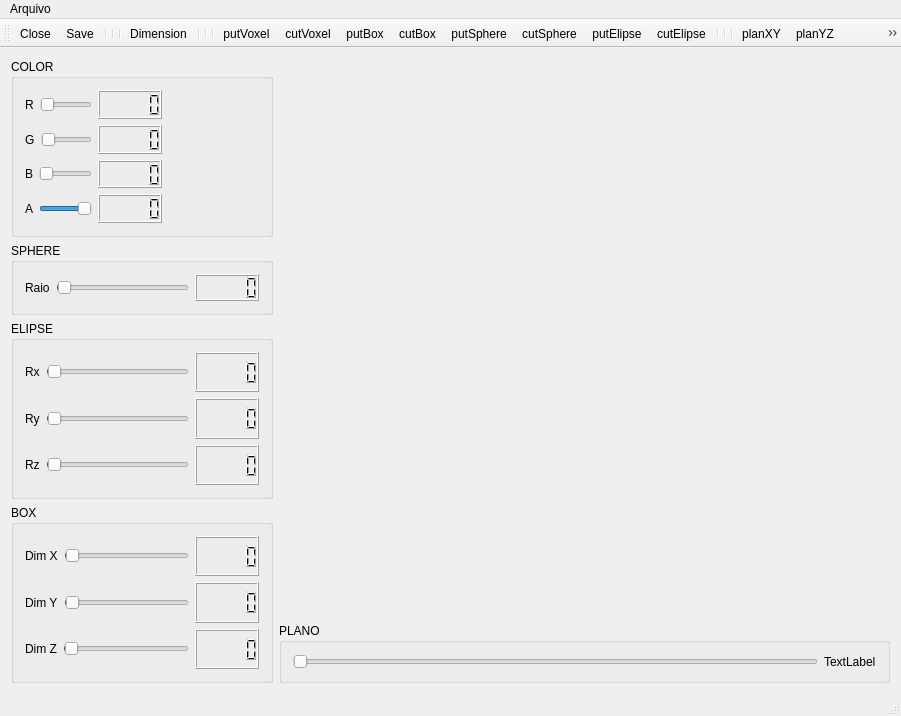
<?xml version="1.0" encoding="UTF-8"?>
<ui version="4.0">
 <class>MainWindow</class>
 <widget class="QMainWindow" name="MainWindow">
  <property name="geometry">
   <rect>
    <x>0</x>
    <y>0</y>
    <width>901</width>
    <height>716</height>
   </rect>
  </property>
  <property name="windowTitle">
   <string>MainWindow</string>
  </property>
  <widget class="QWidget" name="centralWidget">
   <layout class="QHBoxLayout" name="horizontalLayout_15" stretch="30,70">
    <item>
     <layout class="QVBoxLayout" name="verticalLayout_5" stretch="25,10,25,25">
      <item>
       <widget class="QGroupBox" name="Cores">
        <property name="title">
         <string>COLOR</string>
        </property>
        <layout class="QVBoxLayout" name="verticalLayout_2">
         <item>
          <layout class="QHBoxLayout" name="horizontalLayout_5" stretch="60,40">
           <item>
            <layout class="QVBoxLayout" name="verticalLayout">
             <item>
              <layout class="QHBoxLayout" name="horizontalLayout_2">
               <item>
                <widget class="QLabel" name="color_R">
                 <property name="text">
                  <string>R</string>
                 </property>
                </widget>
               </item>
               <item>
                <widget class="QSlider" name="horizontalSlider_R">
                 <property name="maximum">
                  <number>255</number>
                 </property>
                 <property name="orientation">
                  <enum>Qt::Horizontal</enum>
                 </property>
                </widget>
               </item>
               <item>
                <widget class="QLCDNumber" name="lcdNumber_R"/>
               </item>
              </layout>
             </item>
             <item>
              <layout class="QHBoxLayout" name="horizontalLayout_3">
               <item>
                <widget class="QLabel" name="color_G">
                 <property name="text">
                  <string>G</string>
                 </property>
                </widget>
               </item>
               <item>
                <widget class="QSlider" name="horizontalSlider_G">
                 <property name="maximum">
                  <number>255</number>
                 </property>
                 <property name="orientation">
                  <enum>Qt::Horizontal</enum>
                 </property>
                </widget>
               </item>
               <item>
                <widget class="QLCDNumber" name="lcdNumber_G"/>
               </item>
              </layout>
             </item>
             <item>
              <layout class="QHBoxLayout" name="horizontalLayout_4">
               <item>
                <widget class="QLabel" name="color_B">
                 <property name="text">
                  <string>B</string>
                 </property>
                </widget>
               </item>
               <item>
                <widget class="QSlider" name="horizontalSlider_B">
                 <property name="maximum">
                  <number>255</number>
                 </property>
                 <property name="orientation">
                  <enum>Qt::Horizontal</enum>
                 </property>
                </widget>
               </item>
               <item>
                <widget class="QLCDNumber" name="lcdNumber_B"/>
               </item>
              </layout>
             </item>
             <item>
              <layout class="QHBoxLayout" name="horizontalLayout">
               <item>
                <widget class="QLabel" name="transparencia">
                 <property name="text">
                  <string>A</string>
                 </property>
                </widget>
               </item>
               <item>
                <widget class="QSlider" name="horizontalSlider_transparencia">
                 <property name="maximum">
                  <number>255</number>
                 </property>
                 <property name="sliderPosition">
                  <number>255</number>
                 </property>
                 <property name="orientation">
                  <enum>Qt::Horizontal</enum>
                 </property>
                </widget>
               </item>
               <item>
                <widget class="QLCDNumber" name="lcdNumber_transparencia"/>
               </item>
              </layout>
             </item>
            </layout>
           </item>
           <item>
            <widget class="Plotter" name="widgetColor" native="true"/>
           </item>
          </layout>
         </item>
        </layout>
       </widget>
      </item>
      <item>
       <widget class="QGroupBox" name="Sphere">
        <property name="title">
         <string>SPHERE</string>
        </property>
        <layout class="QHBoxLayout" name="horizontalLayout_13">
         <item>
          <layout class="QHBoxLayout" name="horizontalLayout_6">
           <item>
            <widget class="QLabel" name="label">
             <property name="text">
              <string>Raio</string>
             </property>
            </widget>
           </item>
           <item>
            <widget class="QSlider" name="horizontalSlider_Raio">
             <property name="sliderPosition">
              <number>1</number>
             </property>
             <property name="orientation">
              <enum>Qt::Horizontal</enum>
             </property>
            </widget>
           </item>
           <item>
            <widget class="QLCDNumber" name="lcdNumber_Raio"/>
           </item>
          </layout>
         </item>
        </layout>
       </widget>
      </item>
      <item>
       <widget class="QGroupBox" name="Elipe">
        <property name="title">
         <string>ELIPSE</string>
        </property>
        <layout class="QVBoxLayout" name="verticalLayout_3">
         <item>
          <layout class="QHBoxLayout" name="horizontalLayout_7">
           <item>
            <widget class="QLabel" name="label_2">
             <property name="text">
              <string>Rx</string>
             </property>
            </widget>
           </item>
           <item>
            <widget class="QSlider" name="horizontalSlider_Rx">
             <property name="sliderPosition">
              <number>1</number>
             </property>
             <property name="orientation">
              <enum>Qt::Horizontal</enum>
             </property>
            </widget>
           </item>
           <item>
            <widget class="QLCDNumber" name="lcdNumber_Rx">
             <property name="minimumSize">
              <size>
               <width>64</width>
               <height>0</height>
              </size>
             </property>
             <property name="midLineWidth">
              <number>0</number>
             </property>
             <property name="smallDecimalPoint">
              <bool>false</bool>
             </property>
             <property name="digitCount">
              <number>5</number>
             </property>
             <property name="mode">
              <enum>QLCDNumber::Dec</enum>
             </property>
             <property name="value" stdset="0">
              <double>0.000000000000000</double>
             </property>
             <property name="intValue" stdset="0">
              <number>0</number>
             </property>
            </widget>
           </item>
          </layout>
         </item>
         <item>
          <layout class="QHBoxLayout" name="horizontalLayout_8">
           <item>
            <widget class="QLabel" name="label_3">
             <property name="text">
              <string>Ry</string>
             </property>
            </widget>
           </item>
           <item>
            <widget class="QSlider" name="horizontalSlider_Ry">
             <property name="sliderPosition">
              <number>1</number>
             </property>
             <property name="orientation">
              <enum>Qt::Horizontal</enum>
             </property>
            </widget>
           </item>
           <item>
            <widget class="QLCDNumber" name="lcdNumber_Ry"/>
           </item>
          </layout>
         </item>
         <item>
          <layout class="QHBoxLayout" name="horizontalLayout_9">
           <item>
            <widget class="QLabel" name="label_4">
             <property name="text">
              <string>Rz</string>
             </property>
            </widget>
           </item>
           <item>
            <widget class="QSlider" name="horizontalSlider_Rz">
             <property name="value">
              <number>1</number>
             </property>
             <property name="sliderPosition">
              <number>1</number>
             </property>
             <property name="orientation">
              <enum>Qt::Horizontal</enum>
             </property>
            </widget>
           </item>
           <item>
            <widget class="QLCDNumber" name="lcdNumber_Rz"/>
           </item>
          </layout>
         </item>
        </layout>
       </widget>
      </item>
      <item>
       <widget class="QGroupBox" name="Box">
        <property name="title">
         <string>BOX</string>
        </property>
        <layout class="QVBoxLayout" name="verticalLayout_4">
         <item>
          <layout class="QHBoxLayout" name="horizontalLayout_10">
           <item>
            <widget class="QLabel" name="label_5">
             <property name="text">
              <string>Dim X</string>
             </property>
            </widget>
           </item>
           <item>
            <widget class="QSlider" name="horizontalSlider_Dimx">
             <property name="sliderPosition">
              <number>1</number>
             </property>
             <property name="orientation">
              <enum>Qt::Horizontal</enum>
             </property>
            </widget>
           </item>
           <item>
            <widget class="QLCDNumber" name="lcdNumber_Dimx"/>
           </item>
          </layout>
         </item>
         <item>
          <layout class="QHBoxLayout" name="horizontalLayout_11">
           <item>
            <widget class="QLabel" name="label_6">
             <property name="text">
              <string>Dim Y</string>
             </property>
            </widget>
           </item>
           <item>
            <widget class="QSlider" name="horizontalSlider_Dimy">
             <property name="sliderPosition">
              <number>1</number>
             </property>
             <property name="orientation">
              <enum>Qt::Horizontal</enum>
             </property>
            </widget>
           </item>
           <item>
            <widget class="QLCDNumber" name="lcdNumber_Dimy"/>
           </item>
          </layout>
         </item>
         <item>
          <layout class="QHBoxLayout" name="horizontalLayout_12">
           <item>
            <widget class="QLabel" name="label_7">
             <property name="text">
              <string>Dim Z</string>
             </property>
            </widget>
           </item>
           <item>
            <widget class="QSlider" name="horizontalSlider_Dimz">
             <property name="sliderPosition">
              <number>1</number>
             </property>
             <property name="orientation">
              <enum>Qt::Horizontal</enum>
             </property>
            </widget>
           </item>
           <item>
            <widget class="QLCDNumber" name="lcdNumber_Dimz"/>
           </item>
          </layout>
         </item>
        </layout>
       </widget>
      </item>
     </layout>
    </item>
    <item>
     <layout class="QVBoxLayout" name="verticalLayout_6" stretch="98,1,1">
      <item>
       <widget class="PlotterMatriz" name="widgetPloterMatriz" native="true">
        <property name="layoutDirection">
         <enum>Qt::LeftToRight</enum>
        </property>
       </widget>
      </item>
      <item>
       <spacer name="verticalSpacer">
        <property name="orientation">
         <enum>Qt::Vertical</enum>
        </property>
        <property name="sizeHint" stdset="0">
         <size>
          <width>20</width>
          <height>40</height>
         </size>
        </property>
       </spacer>
      </item>
      <item>
       <widget class="QGroupBox" name="groupBox">
        <property name="title">
         <string>PLANO</string>
        </property>
        <layout class="QHBoxLayout" name="horizontalLayout_14">
         <item>
          <widget class="QSlider" name="horizontalSliderPlano">
           <property name="maximum">
            <number>100</number>
           </property>
           <property name="value">
            <number>0</number>
           </property>
           <property name="sliderPosition">
            <number>0</number>
           </property>
           <property name="orientation">
            <enum>Qt::Horizontal</enum>
           </property>
          </widget>
         </item>
         <item>
          <widget class="QLabel" name="slider_XY">
           <property name="text">
            <string>TextLabel</string>
           </property>
          </widget>
         </item>
        </layout>
       </widget>
      </item>
     </layout>
    </item>
   </layout>
  </widget>
  <widget class="QMenuBar" name="menuBar">
   <property name="geometry">
    <rect>
     <x>0</x>
     <y>0</y>
     <width>901</width>
     <height>21</height>
    </rect>
   </property>
   <widget class="QMenu" name="menuFechar">
    <property name="title">
     <string>Arquivo</string>
    </property>
    <addaction name="actionSalvar"/>
    <addaction name="actionSobre"/>
    <addaction name="separator"/>
    <addaction name="actionFechar"/>
   </widget>
   <addaction name="menuFechar"/>
  </widget>
  <widget class="QToolBar" name="mainToolBar">
   <attribute name="toolBarArea">
    <enum>TopToolBarArea</enum>
   </attribute>
   <attribute name="toolBarBreak">
    <bool>false</bool>
   </attribute>
   <addaction name="actionClose"/>
   <addaction name="actionSave"/>
   <addaction name="separator"/>
   <addaction name="separator"/>
   <addaction name="separator"/>
   <addaction name="actionDimension"/>
   <addaction name="separator"/>
   <addaction name="separator"/>
   <addaction name="separator"/>
   <addaction name="actionputVoxel"/>
   <addaction name="actioncutVoxel"/>
   <addaction name="actionputBox"/>
   <addaction name="actioncutBox"/>
   <addaction name="actionputSphere"/>
   <addaction name="actioncutSphere"/>
   <addaction name="actionputElipse"/>
   <addaction name="actioncutElipse"/>
   <addaction name="separator"/>
   <addaction name="separator"/>
   <addaction name="separator"/>
   <addaction name="actionplanXY"/>
   <addaction name="actionplanYZ"/>
   <addaction name="actionplanZX"/>
   <addaction name="separator"/>
   <addaction name="separator"/>
   <addaction name="separator"/>
   <addaction name="actionSobre_2"/>
  </widget>
  <widget class="QStatusBar" name="statusBar"/>
  <action name="actionClose">
   <property name="icon">
    <iconset resource="resources.qrc">
     <normaloff>:/resources/image/closebox.svg</normaloff>:/resources/image/closebox.svg</iconset>
   </property>
   <property name="text">
    <string>Close</string>
   </property>
  </action>
  <action name="actionSave">
   <property name="icon">
    <iconset resource="resources.qrc">
     <normaloff>:/resources/image/savebox.svg</normaloff>:/resources/image/savebox.svg</iconset>
   </property>
   <property name="text">
    <string>Save</string>
   </property>
  </action>
  <action name="actionputVoxel">
   <property name="icon">
    <iconset resource="resources.qrc">
     <normaloff>:/resources/image/putvoxel.svg</normaloff>:/resources/image/putvoxel.svg</iconset>
   </property>
   <property name="text">
    <string>putVoxel</string>
   </property>
   <property name="toolTip">
    <string>putVox</string>
   </property>
  </action>
  <action name="actioncutVoxel">
   <property name="icon">
    <iconset resource="resources.qrc">
     <normaloff>:/resources/image/cutvoxel.svg</normaloff>:/resources/image/cutvoxel.svg</iconset>
   </property>
   <property name="text">
    <string>cutVoxel</string>
   </property>
  </action>
  <action name="actionputBox">
   <property name="icon">
    <iconset resource="resources.qrc">
     <normaloff>:/resources/image/putbox.svg</normaloff>:/resources/image/putbox.svg</iconset>
   </property>
   <property name="text">
    <string>putBox</string>
   </property>
  </action>
  <action name="actioncutBox">
   <property name="icon">
    <iconset resource="resources.qrc">
     <normaloff>:/resources/image/cutbox.svg</normaloff>:/resources/image/cutbox.svg</iconset>
   </property>
   <property name="text">
    <string>cutBox</string>
   </property>
  </action>
  <action name="actionputSphere">
   <property name="icon">
    <iconset resource="resources.qrc">
     <normaloff>:/resources/image/putsphere.svg</normaloff>:/resources/image/putsphere.svg</iconset>
   </property>
   <property name="text">
    <string>putSphere</string>
   </property>
  </action>
  <action name="actioncutSphere">
   <property name="icon">
    <iconset resource="resources.qrc">
     <normaloff>:/resources/image/cutsphere.svg</normaloff>:/resources/image/cutsphere.svg</iconset>
   </property>
   <property name="text">
    <string>cutSphere</string>
   </property>
  </action>
  <action name="actionputElipse">
   <property name="icon">
    <iconset resource="resources.qrc">
     <normaloff>:/resources/image/putelipse.svg</normaloff>:/resources/image/putelipse.svg</iconset>
   </property>
   <property name="text">
    <string>putElipse</string>
   </property>
  </action>
  <action name="actioncutElipse">
   <property name="icon">
    <iconset resource="resources.qrc">
     <normaloff>:/resources/image/cutelipse.svg</normaloff>:/resources/image/cutelipse.svg</iconset>
   </property>
   <property name="text">
    <string>cutElipse</string>
   </property>
  </action>
  <action name="actionplanXY">
   <property name="icon">
    <iconset resource="resources.qrc">
     <normaloff>:/resources/image/xy.svg</normaloff>:/resources/image/xy.svg</iconset>
   </property>
   <property name="text">
    <string>planXY</string>
   </property>
  </action>
  <action name="actionplanYZ">
   <property name="icon">
    <iconset resource="resources.qrc">
     <normaloff>:/resources/image/yz.svg</normaloff>:/resources/image/yz.svg</iconset>
   </property>
   <property name="text">
    <string>planYZ</string>
   </property>
  </action>
  <action name="actionplanZX">
   <property name="icon">
    <iconset resource="resources.qrc">
     <normaloff>:/resources/image/zx.svg</normaloff>:/resources/image/zx.svg</iconset>
   </property>
   <property name="text">
    <string>planZX</string>
   </property>
  </action>
  <action name="actionSobre_2">
   <property name="icon">
    <iconset resource="resources.qrc">
     <normaloff>:/resources/image/infobar.svg</normaloff>:/resources/image/infobar.svg</iconset>
   </property>
   <property name="text">
    <string>Sobre</string>
   </property>
  </action>
  <action name="actionDimension">
   <property name="icon">
    <iconset resource="resources.qrc">
     <normaloff>:/resources/image/dim.svg</normaloff>:/resources/image/dim.svg</iconset>
   </property>
   <property name="text">
    <string>Dimension</string>
   </property>
  </action>
  <action name="actionSalvar">
   <property name="icon">
    <iconset resource="resources.qrc">
     <normaloff>:/resources/image/save.svg</normaloff>:/resources/image/save.svg</iconset>
   </property>
   <property name="text">
    <string>Salvar</string>
   </property>
   <property name="shortcut">
    <string>Ctrl+S</string>
   </property>
  </action>
  <action name="actionFechar">
   <property name="icon">
    <iconset resource="resources.qrc">
     <normaloff>:/resources/image/close.svg</normaloff>:/resources/image/close.svg</iconset>
   </property>
   <property name="text">
    <string>Fechar</string>
   </property>
   <property name="shortcut">
    <string>Ctrl+Q</string>
   </property>
  </action>
  <action name="actionSobre">
   <property name="icon">
    <iconset resource="resources.qrc">
     <normaloff>:/resources/image/information.svg</normaloff>:/resources/image/information.svg</iconset>
   </property>
   <property name="text">
    <string>Sobre</string>
   </property>
   <property name="shortcut">
    <string>F1</string>
   </property>
  </action>
 </widget>
 <layoutdefault spacing="6" margin="11"/>
 <customwidgets>
  <customwidget>
   <class>Plotter</class>
   <extends>QWidget</extends>
   <header>plotter.h</header>
   <container>1</container>
   <slots>
    <signal>moveX(int)</signal>
    <signal>moveY(int)</signal>
    <signal>planeChosen(int)</signal>
    <signal>paintMatrix(int)</signal>
    <slot>mudaFrequencia(int)</slot>
   </slots>
  </customwidget>
  <customwidget>
   <class>PlotterMatriz</class>
   <extends>QWidget</extends>
   <header location="global">plottermatriz.h</header>
   <container>1</container>
  </customwidget>
 </customwidgets>
 <resources>
  <include location="resources.qrc"/>
 </resources>
 <connections>
  <connection>
   <sender>horizontalSlider_R</sender>
   <signal>valueChanged(int)</signal>
   <receiver>lcdNumber_R</receiver>
   <slot>display(int)</slot>
   <hints>
    <hint type="sourcelabel">
     <x>88</x>
     <y>115</y>
    </hint>
    <hint type="destinationlabel">
     <x>158</x>
     <y>119</y>
    </hint>
   </hints>
  </connection>
  <connection>
   <sender>horizontalSlider_G</sender>
   <signal>valueChanged(int)</signal>
   <receiver>lcdNumber_G</receiver>
   <slot>display(int)</slot>
   <hints>
    <hint type="sourcelabel">
     <x>88</x>
     <y>152</y>
    </hint>
    <hint type="destinationlabel">
     <x>158</x>
     <y>155</y>
    </hint>
   </hints>
  </connection>
  <connection>
   <sender>horizontalSlider_B</sender>
   <signal>valueChanged(int)</signal>
   <receiver>lcdNumber_B</receiver>
   <slot>display(int)</slot>
   <hints>
    <hint type="sourcelabel">
     <x>88</x>
     <y>188</y>
    </hint>
    <hint type="destinationlabel">
     <x>158</x>
     <y>192</y>
    </hint>
   </hints>
  </connection>
  <connection>
   <sender>horizontalSlider_Raio</sender>
   <signal>valueChanged(int)</signal>
   <receiver>lcdNumber_Raio</receiver>
   <slot>display(int)</slot>
   <hints>
    <hint type="sourcelabel">
     <x>189</x>
     <y>300</y>
    </hint>
    <hint type="destinationlabel">
     <x>259</x>
     <y>307</y>
    </hint>
   </hints>
  </connection>
  <connection>
   <sender>horizontalSlider_Ry</sender>
   <signal>valueChanged(int)</signal>
   <receiver>lcdNumber_Ry</receiver>
   <slot>display(int)</slot>
   <hints>
    <hint type="sourcelabel">
     <x>189</x>
     <y>430</y>
    </hint>
    <hint type="destinationlabel">
     <x>259</x>
     <y>441</y>
    </hint>
   </hints>
  </connection>
  <connection>
   <sender>horizontalSlider_Rz</sender>
   <signal>valueChanged(int)</signal>
   <receiver>lcdNumber_Rz</receiver>
   <slot>display(int)</slot>
   <hints>
    <hint type="sourcelabel">
     <x>189</x>
     <y>481</y>
    </hint>
    <hint type="destinationlabel">
     <x>249</x>
     <y>473</y>
    </hint>
   </hints>
  </connection>
  <connection>
   <sender>horizontalSlider_Dimx</sender>
   <signal>valueChanged(int)</signal>
   <receiver>lcdNumber_Dimx</receiver>
   <slot>display(int)</slot>
   <hints>
    <hint type="sourcelabel">
     <x>189</x>
     <y>564</y>
    </hint>
    <hint type="destinationlabel">
     <x>259</x>
     <y>574</y>
    </hint>
   </hints>
  </connection>
  <connection>
   <sender>horizontalSlider_Dimy</sender>
   <signal>valueChanged(int)</signal>
   <receiver>lcdNumber_Dimy</receiver>
   <slot>display(int)</slot>
   <hints>
    <hint type="sourcelabel">
     <x>189</x>
     <y>614</y>
    </hint>
    <hint type="destinationlabel">
     <x>259</x>
     <y>624</y>
    </hint>
   </hints>
  </connection>
  <connection>
   <sender>horizontalSlider_Dimz</sender>
   <signal>valueChanged(int)</signal>
   <receiver>lcdNumber_Dimz</receiver>
   <slot>display(int)</slot>
   <hints>
    <hint type="sourcelabel">
     <x>189</x>
     <y>664</y>
    </hint>
    <hint type="destinationlabel">
     <x>259</x>
     <y>674</y>
    </hint>
   </hints>
  </connection>
  <connection>
   <sender>horizontalSlider_Rx</sender>
   <signal>valueChanged(int)</signal>
   <receiver>lcdNumber_Rx</receiver>
   <slot>display(int)</slot>
   <hints>
    <hint type="sourcelabel">
     <x>189</x>
     <y>380</y>
    </hint>
    <hint type="destinationlabel">
     <x>259</x>
     <y>390</y>
    </hint>
   </hints>
  </connection>
  <connection>
   <sender>horizontalSlider_transparencia</sender>
   <signal>valueChanged(int)</signal>
   <receiver>lcdNumber_transparencia</receiver>
   <slot>display(int)</slot>
   <hints>
    <hint type="sourcelabel">
     <x>65</x>
     <y>211</y>
    </hint>
    <hint type="destinationlabel">
     <x>113</x>
     <y>216</y>
    </hint>
   </hints>
  </connection>
  <connection>
   <sender>horizontalSliderPlano</sender>
   <signal>valueChanged(int)</signal>
   <receiver>slider_XY</receiver>
   <slot>setNum(int)</slot>
   <hints>
    <hint type="sourcelabel">
     <x>558</x>
     <y>664</y>
    </hint>
    <hint type="destinationlabel">
     <x>857</x>
     <y>664</y>
    </hint>
   </hints>
  </connection>
 </connections>
</ui>
